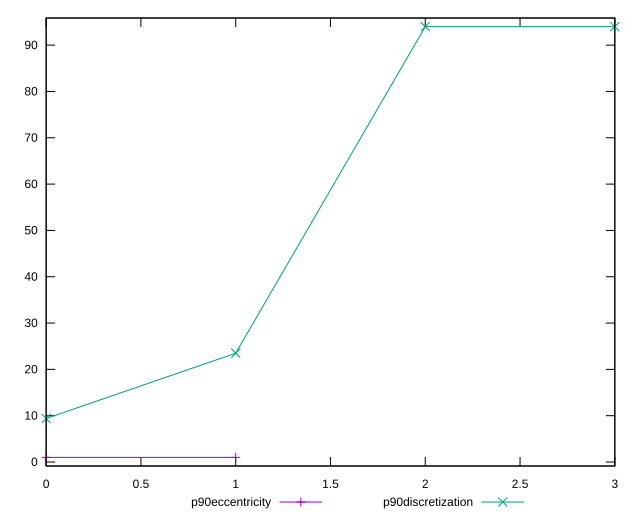

Recreate this plot in gnuplot.
reset

$p90Eccentricity <<EOF
0 0.9999999999999991
1 1.0000000000000029
EOF

$p90Discretization <<EOF
0 9.4
1 23.5
2 94
3 94
EOF

set key outside below
set xrange [0:3]
set yrange [-0.860000000000001:95.86]
set trange [-0.860000000000001:95.86]
set terminal svg size 640, 520 enhanced background rgb 'white'
set output "reports/report_00033_2021-03-01T14-23-16.841Z/uses-http2/progression/eccentricity.svg"

plot $p90Eccentricity title "p90eccentricity" with linespoints, \
     $p90Discretization title "p90discretization" with linespoints

reset
